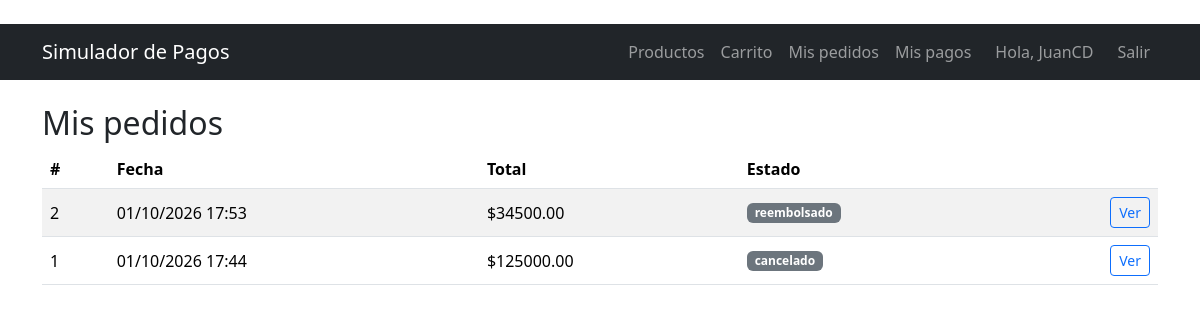
Screenshot of /pedidos (signed in) with the database file from the repository.
### app/models.py (models this page shows, shortened)
class Usuario(UserMixin, db.Model):
    __tablename__ = "usuarios"
    id = db.Column(db.Integer, primary_key=True)
    nombre = db.Column(db.String(80), nullable=False)
    email = db.Column(db.String(120), unique=True, nullable=False, index=True)
    password_hash = db.Column(db.String(256), nullable=False)
    fecha_registro = db.Column(db.DateTime, default=datetime.utcnow)
    pedidos = db.relationship("Pedido", back_populates="usuario", lazy=True)

class Pedido(db.Model):
    __tablename__ = "pedidos"
    id = db.Column(db.Integer, primary_key=True)
    usuario_id = db.Column(db.Integer, db.ForeignKey("usuarios.id"), nullable=False)
    fecha = db.Column(db.DateTime, default=datetime.utcnow)
    total = db.Column(db.Numeric(10, 2), nullable=False, default=0)
    estado = db.Column(db.String(20), nullable=False, default="pendiente")
    usuario = db.relationship("Usuario", back_populates="pedidos")
    items = db.relationship(
        "ItemPedido", back_populates="pedido", cascade="all, delete-orphan", lazy=True
    )
    pagos = db.relationship(
        "Pago", back_populates="pedido", cascade="all, delete-orphan", lazy=True
    )

### app/routes/orders.py (the view)
@orders_bp.route("/pedidos")
@login_required
def listar():
    pedidos = (Pedido.query.filter_by(usuario_id=current_user.id)
               .order_by(Pedido.fecha.desc()).all())
    return render_template("pedidos.html", pedidos=pedidos)

### app/models.py (called while the page is built)
@login_manager.user_loader
def cargar_usuario(user_id):
    return db.session.get(Usuario, int(user_id))

### app/templates/pedidos.html (shortened to what this page needs)
﻿{% extends "base.html" %}
{% block content %}
<h2>Mis pedidos</h2>
<table class="table table-striped align-middle">
    <thead><tr><th>#</th><th>Fecha</th><th>Total</th><th>Estado</th><th></th></tr></thead>
    <tbody>
    {% for p in pedidos %}
        <tr>
            <td>{{ p.id }}</td>
            <td>{{ p.fecha.strftime("%d/%m/%Y %H:%M") }}</td>
            <td>${{ "%.2f"|format(p.total) }}</td>
            <td><span class="badge text-bg-secondary">{{ p.estado }}</span></td>
            <td class="text-end">
                <a href="{{ url_for('orders.detalle', id=p.id) }}" class="btn btn-sm btn-outline-primary">Ver</a>
            </td>
        </tr>
    {% else %}
        <tr><td colspan="5" class="text-center text-muted">Todavía no hiciste pedidos.</td></tr>
    {% endfor %}
    </tbody>
</table>
{% endblock %}

### app/templates/base.html (shortened to what this page needs)
﻿<!DOCTYPE html>
<html lang="es">
<head>
    <link href="https://cdn.jsdelivr.net/npm/bootstrap@5.3.3/dist/css/bootstrap.min.css" rel="stylesheet">
</head>
<body>
<nav class="navbar navbar-expand navbar-dark bg-dark mb-4">
    <div class="container">
        <a class="navbar-brand" href="{{ url_for('index') }}">Simulador de Pagos</a>
        <div class="navbar-nav ms-auto">
            <a class="nav-link" href="{{ url_for('products.listar') }}">Productos</a>
            {% if current_user.is_authenticated %}
                <a class="nav-link" href="{{ url_for('orders.carrito') }}">Carrito</a>
                <a class="nav-link" href="{{ url_for('orders.listar') }}">Mis pedidos</a>
                <a class="nav-link" href="{{ url_for('payments.listar') }}">Mis pagos</a>
                <span class="navbar-text mx-3">Hola, {{ current_user.nombre }}</span>
                <a class="nav-link" href="{{ url_for('auth.logout') }}">Salir</a>
            {% else %}
                <a class="nav-link" href="{{ url_for('auth.login') }}">Ingresar</a>
                <a class="nav-link" href="{{ url_for('auth.registro') }}">Registrarse</a>
            {% endif %}
        </div>
    </div>
</nav>
<div class="container">
    {% block content %}{% endblock %}
</div>
</body>
</html>

### rows the page displays
Usuario: nombre "JuanCD"
Pedido: id "2", fecha "01/10/2026 17:53", total "34500.00", estado "reembolsado"
Pedido: id "1", fecha "01/10/2026 17:44", total "125000.00", estado "cancelado"
